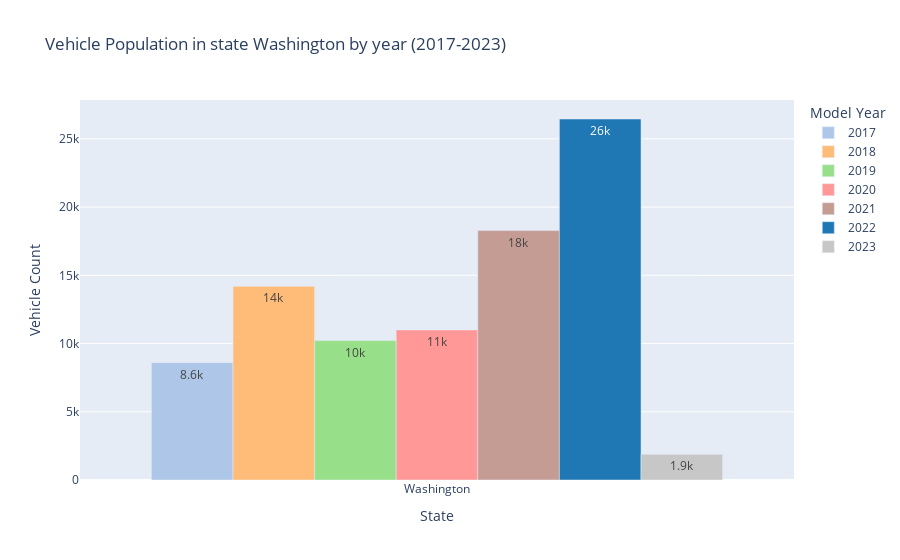

The cell this chart's notebook holds for it:
### Code cell
df_filtered = df[df['Model Year'].astype(int).between(2017, 2023)]

grouped_df = df_filtered.groupby(['State', 'Model Year']).size().reset_index(name='Vehicle Count')

top_state_by_year = grouped_df.groupby('Model Year').apply(lambda x: x.nlargest(1, 'Vehicle Count')).reset_index(drop=True)

fig = px.bar(top_state_by_year, x='State', y='Vehicle Count', color='Model Year',
             title=' Vehicle Population in state Washington by year (2017-2023)',
             barmode='group',
             color_discrete_sequence=color_palette_2)
fig.update_traces(texttemplate='%{y:.2s}', textposition='inside')
fig.show()

### Figure 1 — Plotly figure (JSON) as saved in the notebook; plotly's stock layout.template omitted (floating-point values rounded to 4 significant figures)
{"data": [{"alignmentgroup": "True", "hovertemplate": "Model Year=2017<br>State=%{x}<br>Vehicle Count=%{y}<extra></extra>", "legendgroup": "2017", "marker": {"color": "#aec7e8", "pattern": {"shape": ""}}, "name": "2017", "offsetgroup": "2017", "orientation": "v", "showlegend": true, "textposition": "inside", "texttemplate": "%{y:.2s}", "type": "bar", "x": ["Washington"], "xaxis": "x", "y": [8598], "yaxis": "y"}, {"alignmentgroup": "True", "hovertemplate": "Model Year=2018<br>State=%{x}<br>Vehicle Count=%{y}<extra></extra>", "legendgroup": "2018", "marker": {"color": "#ffbb78", "pattern": {"shape": ""}}, "name": "2018", "offsetgroup": "2018", "orientation": "v", "showlegend": true, "textposition": "inside", "texttemplate": "%{y:.2s}", "type": "bar", "x": ["Washington"], "xaxis": "x", "y": [14190], "yaxis": "y"}, {"alignmentgroup": "True", "hovertemplate": "Model Year=2019<br>State=%{x}<br>Vehicle Count=%{y}<extra></extra>", "legendgroup": "2019", "marker": {"color": "#98df8a", "pattern": {"shape": ""}}, "name": "2019", "offsetgroup": "2019", "orientation": "v", "showlegend": true, "textposition": "inside", "texttemplate": "%{y:.2s}", "type": "bar", "x": ["Washington"], "xaxis": "x", "y": [10216], "yaxis": "y"}, {"alignmentgroup": "True", "hovertemplate": "Model Year=2020<br>State=%{x}<br>Vehicle Count=%{y}<extra></extra>", "legendgroup": "2020", "marker": {"color": "#ff9896", "pattern": {"shape": ""}}, "name": "2020", "offsetgroup": "2020", "orientation": "v", "showlegend": true, "textposition": "inside", "texttemplate": "%{y:.2s}", "type": "bar", "x": ["Washington"], "xaxis": "x", "y": [10998], "yaxis": "y"}, {"alignmentgroup": "True", "hovertemplate": "Model Year=2021<br>State=%{x}<br>Vehicle Count=%{y}<extra></extra>", "legendgroup": "2021", "marker": {"color": "#c49c94", "pattern": {"shape": ""}}, "name": "2021", "offsetgroup": "2021", "orientation": "v", "showlegend": true, "textposition": "inside", "texttemplate": "%{y:.2s}", "type": "bar", "x": ["Washington"], "xaxis": "x", "y": [18277], "yaxis": "y"}, {"alignmentgroup": "True", "hovertemplate": "Model Year=2022<br>State=%{x}<br>Vehicle Count=%{y}<extra></extra>", "legendgroup": "2022", "marker": {"color": "#1f77b4", "pattern": {"shape": ""}}, "name": "2022", "offsetgroup": "2022", "orientation": "v", "showlegend": true, "textposition": "inside", "texttemplate": "%{y:.2s}", "type": "bar", "x": ["Washington"], "xaxis": "x", "y": [26455], "yaxis": "y"}, {"alignmentgroup": "True", "hovertemplate": "Model Year=2023<br>State=%{x}<br>Vehicle Count=%{y}<extra></extra>", "legendgroup": "2023", "marker": {"color": "#c7c7c7", "pattern": {"shape": ""}}, "name": "2023", "offsetgroup": "2023", "orientation": "v", "showlegend": true, "textposition": "inside", "texttemplate": "%{y:.2s}", "type": "bar", "x": ["Washington"], "xaxis": "x", "y": [1883], "yaxis": "y"}], "layout": {"barmode": "group", "legend": {"title": {"text": "Model Year"}, "tracegroupgap": 0}, "title": {"text": " Vehicle Population in state Washington by year (2017-2023)"}, "xaxis": {"anchor": "y", "domain": [0, 1], "title": {"text": "State"}}, "yaxis": {"anchor": "x", "domain": [0, 1], "title": {"text": "Vehicle Count"}}}}
